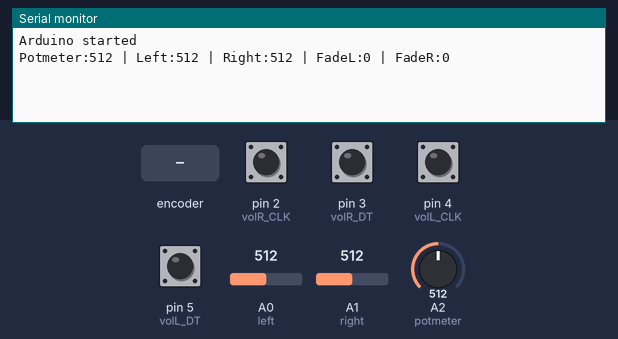
Bench run of a sketch on a simulated Arduino Uno, built with avr-gcc and run on an emulated ATmega328P. Parts: the last lines printed to the serial monitor. Inputs (shaded band) come from the test bench; at power-on: pin 2 (volR_CLK), pin 3 (volR_DT), pin 4 (volL_CLK), pin 5 (volL_DT) HIGH, A0 (left) = 512, A1 (right) = 512, A2 (potmeter) = 512.

Above: at 1.2 s.
1.3 s: A0 (left) set to 716
At 2.5 s:
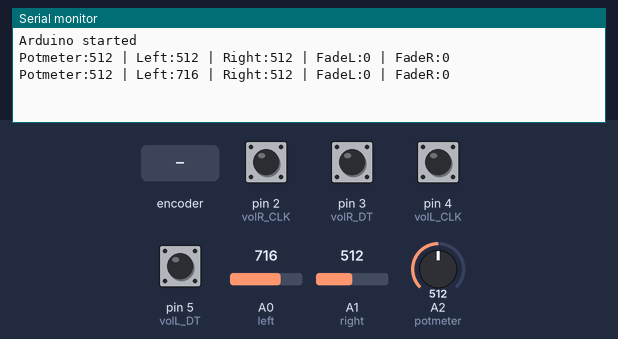
2.8 s: A1 (right) set to 716
At 3.7 s:
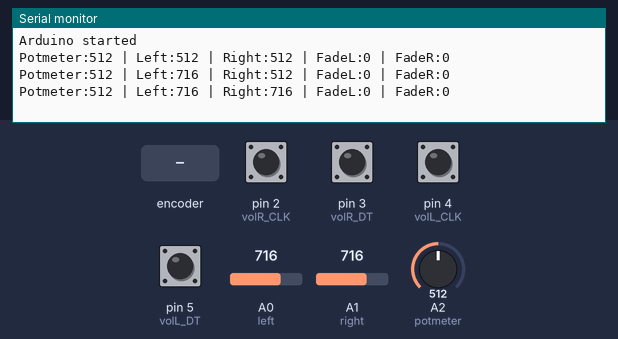
4.3 s: A2 (potmeter) set to 716
At 4.8 s:
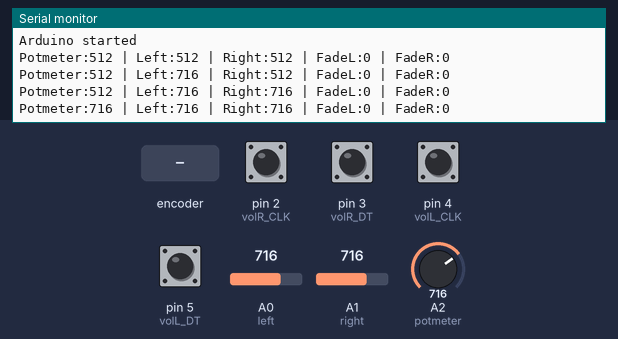
5.8 s: rotary encoder on pin 2 (volR_CLK) / pin 3 (volR_DT) turned 1 step (first pin leading)
At 7.1 s:
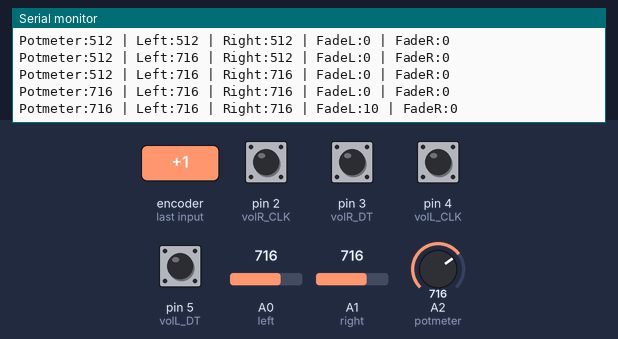
7.5 s: pin 4 (volL_CLK) pulled LOW for 0.15 s
At 8.4 s:
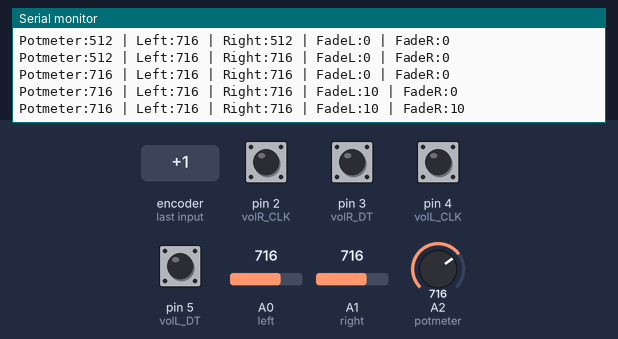
9.1 s: pin 4 (volL_CLK) pulled LOW for 1 s
At 9.7 s:
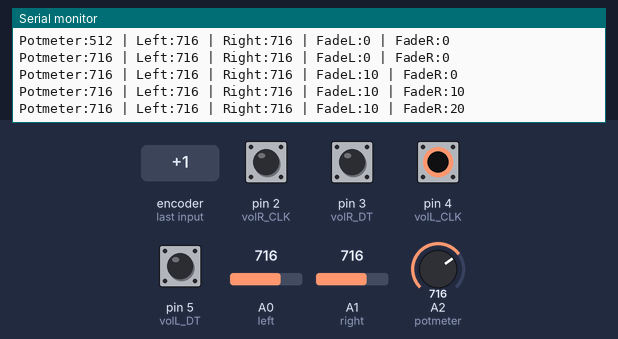
Timing chart, 0 to 12.1 s (numbered marks = the images above; inputs shaded):
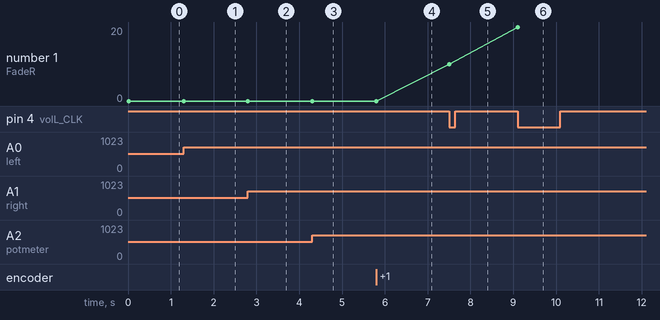

The sketch:

djarduino.ino
```cpp
// --- Analog Inputs ---
const int potmeter = A2;
const int left = A0;
const int right = A1;

int lastPotValue = -1;
int lastLeftValue = -1;
int lastRightValue = -1;
const int analogThreshold = 4;

// --- Rotary Encoder R ---
const int volR_CLK = 2;
const int volR_DT  = 3;
int volRValue = 0;
int lastCLK_R = HIGH;

// --- Rotary Encoder L ---
const int volL_CLK = 4;
const int volL_DT  = 5;
int volLValue = 0;
int lastCLK_L = HIGH;

void setup() {
  // Analog inputs
  pinMode(potmeter, INPUT);
  pinMode(left, INPUT);
  pinMode(right, INPUT);

  // Encoders
  pinMode(volR_CLK, INPUT_PULLUP);
  pinMode(volR_DT, INPUT_PULLUP);

  pinMode(volL_CLK, INPUT_PULLUP);
  pinMode(volL_DT, INPUT_PULLUP);

  Serial.begin(9600);
  Serial.println("Arduino started");
}

void loop() {
  bool changed = false;

  // --- Read Analog Inputs ---
  int potValue = analogRead(potmeter);
  int leftValue = analogRead(left);
  int rightValue = analogRead(right);

  if (abs(potValue - lastPotValue) > analogThreshold) {
    lastPotValue = potValue;
    changed = true;
  }
  if (abs(leftValue - lastLeftValue) > analogThreshold) {
    lastLeftValue = leftValue;
    changed = true;
  }
  if (abs(rightValue - lastRightValue) > analogThreshold) {
    lastRightValue = rightValue;
    changed = true;
  }

  // --- Read Encoder R (pins 2 & 3) ---
  int clkR = digitalRead(volR_CLK);
  if (lastCLK_R == HIGH && clkR == LOW) {
    int dtR = digitalRead(volR_DT);
    volRValue += (dtR == HIGH) ? 10 : -10;
    volRValue = constrain(volRValue, 0, 100);
    changed = true;
  }
  lastCLK_R = clkR;

  // --- Read Encoder L (pins 4 & 5) ---
  int clkL = digitalRead(volL_CLK);
  if (lastCLK_L == HIGH && clkL == LOW) {
    int dtL = digitalRead(volL_DT);
    volLValue += (dtL == HIGH) ? 10 : -10;
    volLValue = constrain(volLValue, 0, 100);
    changed = true;
  }
  lastCLK_L = clkL;

  // --- Print Output if Any Changed ---
  if (changed) {
    Serial.print("Potmeter:");
    Serial.print(potValue);
    Serial.print(" | Left:");
    Serial.print(leftValue);
    Serial.print(" | Right:");
    Serial.print(rightValue);
    Serial.print(" | FadeL:");
    Serial.print(volRValue);
    Serial.print(" | FadeR:");
    Serial.println(volLValue);
  }

  delay(1); // debounce & smooth polling
}
```

Measured:
- after the input at 1.3 s, the serial monitor: prints a new line at once (image 1)
- after the input at 2.8 s, the serial monitor: prints a new line at once (image 2)
- after the input at 4.3 s, the serial monitor: prints a new line at once (image 3)
- after the input at 5.8 s, the serial monitor: prints a new line at once (image 4)
- after the input at 7.5 s, the serial monitor: prints a new line at once (image 5)
- after the input at 9.1 s, the serial monitor: prints a new line at once (image 6)
- plotted number 1: 10 → 20 after the input at 9.1 s
